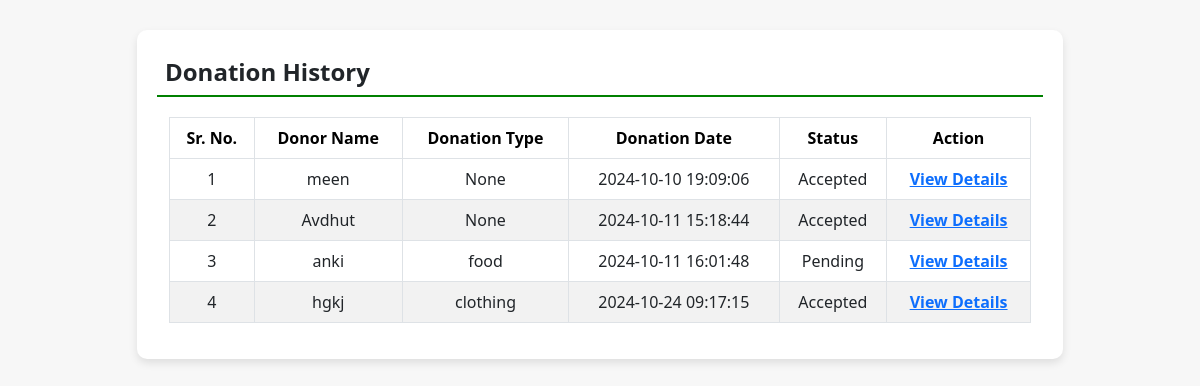
Page /donation_history/ (signed in) on the earlier database version.
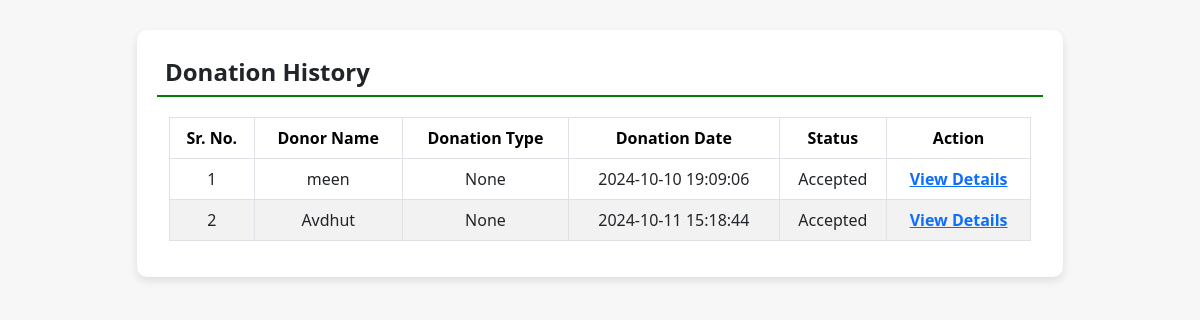
Same page on the later database version.
### donation/models.py (models this page shows, shortened)
class Donation(models.Model):
    donor = models.ForeignKey(Donor,on_delete=models.CASCADE)
    donationname = models.CharField(null=True, max_length=100)
    donationpic = models.FileField(null=True)
    Collectionloc = models.CharField(null=True, max_length=300)
    Description = models.CharField(null=True, max_length=300)
    status = models.CharField(null=True, max_length=50, default="Pending")
    Donationdate = models.DateTimeField(auto_now_add=True)
    donation_type = models.CharField(max_length=50, null=True)
    adminremark = models.CharField(null=True, max_length=300)
    Ngo = models.ForeignKey(NGO,on_delete=models.CASCADE)
    NGOremark = models.CharField(null=True, max_length=300)
    Updationdate = models.DateField(null=True)

### donation/views.py (the view)
# urls.py: path("donation_history/", donation_history, name="donation_history"),
def donation_history(request):
    print("Donation history view accessed")
    if not request.user.is_authenticated:
        return redirect('donor_login')
    user = request.user
    donor = Donor.objects.get(user=user)
    donation = Donation.objects.filter(donor=donor)
    return render(request, 'donation_history.html', {'donation': donation})

### donation/templates/donation_history.html (shortened to what this page needs)
{% load static %}
<!DOCTYPE html>
<html lang="en">
<head>
    <link rel="stylesheet" href="{% static 'css/bootstrap.min.css' %}">
</head>
<body>
<div class="container">
    <div class="row justify-content-center">
        <div class="col-md-10">
            <div class="history-card">
                <h5 class="p-2">Donation History</h5>
                <div class="container-fluid">
                    <table class="table table-bordered table-hover">
                        <thead>
                            <tr>
                                <th>Sr. No.</th>
                                <th>Donor Name</th>
                                <th>Donation Type</th>
                                <th>Donation Date</th>
                                <th>Status</th>
                                <th>Action</th>
                            </tr>
                        </thead>
                        <tbody>
                            {% for i in donation %}
                            <tr>
                                <td>{{ forloop.counter }}</td>
                                <td>{{ i.donationname }}</td>
                                <td>{{ i.donation_type }}</td>
                                <td>{{ i.Donationdate|date:"Y-m-d H:i:s" }}</td>
                                <td>{{ i.status }}</td>
                                <td><a href="{% url 'donation_detail' i.id %}" class="text-primary">View Details</a></td>
                            </tr>
                            {% endfor %}
                        </tbody>
                    </table>
                </div>
            </div>
        </div>
    </div>
</div>
</body>
</html>

Differences in the rows shown:
removed Donation: donationname "anki", donation_type "food", Donationdate "2024-10-11 16:01:48", status "Pending"
removed Donation: donationname "hgkj", donation_type "clothing", Donationdate "2024-10-24 09:17:15", status "Accepted"
